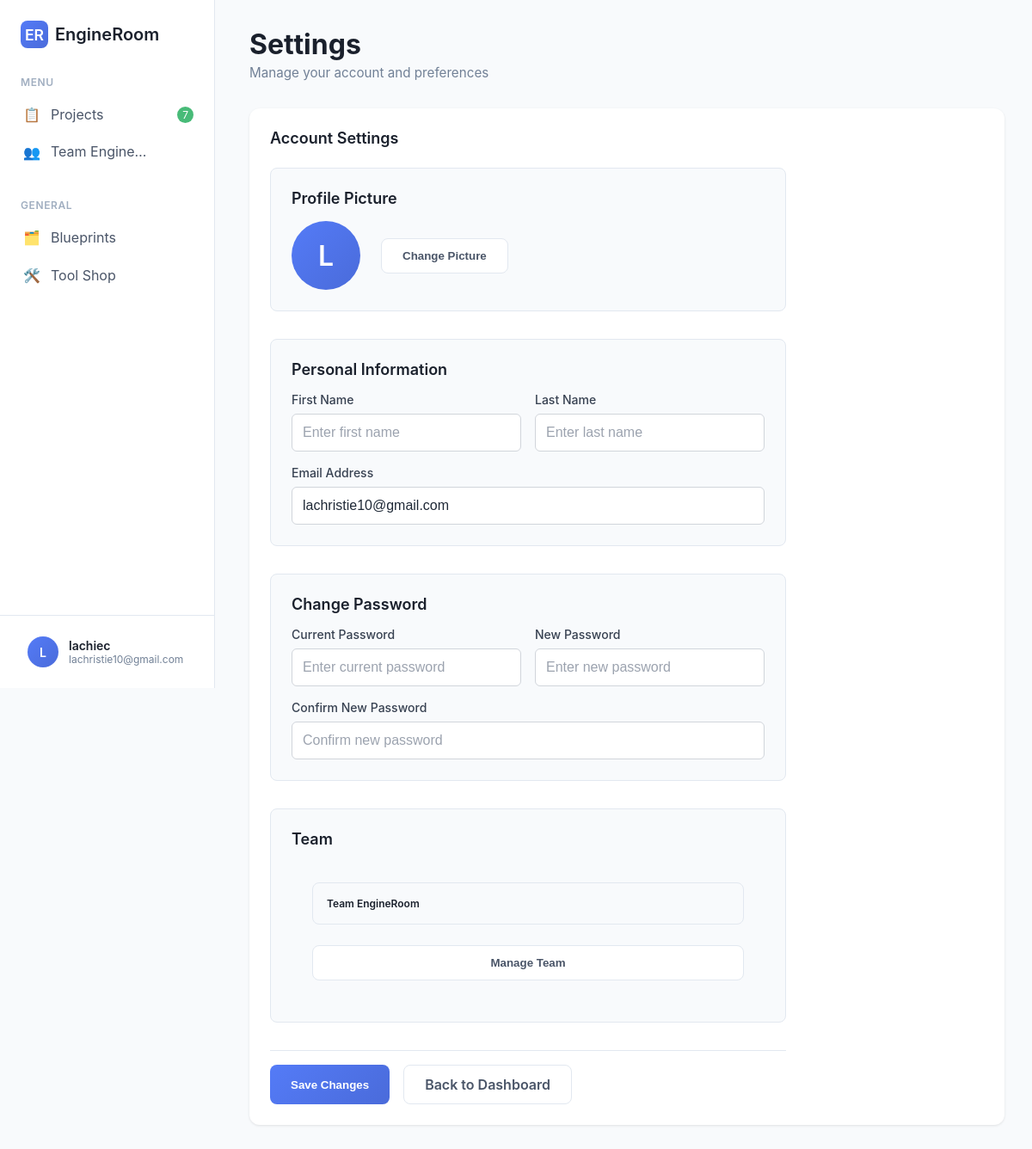
The page /dashboard-settings (signed in) on the database its author committed.
### tables this page shows
CREATE TABLE users (
                        id INTEGER PRIMARY KEY AUTOINCREMENT,
                        username TEXT UNIQUE NOT NULL,
                        password_hash TEXT NOT NULL,
                        email TEXT,
                        created_at DATETIME DEFAULT CURRENT_TIMESTAMP,
                        last_login DATETIME
                    , role TEXT DEFAULT "member");

### routes/auth_routes.py (the view)
    def handle_dashboard_settings(self):
        try:
            user_info = session.get('user')
            if not user_info:
                from flask import redirect, url_for
                return redirect(url_for('login'))
            user_profile = self.get_user_profile(user_info['id'])
            if user_profile:
                user_info.update(user_profile)
            return render_template('dashboard-settings.html', user=user_info)
        except Exception as e:
            app_logger.error("Failed to render dashboard settings page", e)
            return "Dashboard settings error", 500

### database.py (called while the page is built, shortened)
    def get_connection(self):
        return self._local.connection

    @contextmanager
    def get_cursor(self):
        conn = self.get_connection()
        cursor = conn.cursor()
        try:
            yield cursor
            conn.commit()
        except Exception as e:
            conn.rollback()
            app_logger.error(f"Database operation failed: {e}")
            raise DatabaseError(f"Database operation failed: {e}")
        finally:
            cursor.close()

### templates/dashboard-settings.html (shortened to what this page needs)
<!DOCTYPE html>
<html lang="en">
<head>
</head>
<body>
    <div class="sidebar">
        <div class="logo">
            <div class="logo-icon">ER</div>
            <span class="logo-text">EngineRoom</span>
        </div>
        <div class="menu-section">
            <div class="menu-title">Menu</div>
            <a href="/dashboard" class="menu-item">
                <div class="icon">📋</div>
                Projects
                <div class="badge" id="projectCounter">0</div>
            </a>
            <a href="/team" class="menu-item" id="teamMenuItem">
                <div class="icon">👥</div>
                <span id="teamMenuText">Team</span>
            </a>
        </div>
        <div class="menu-section">
            <div class="menu-title">General</div>
            <a href="/blueprints" class="menu-item">
                <div class="icon">🗂️</div>
                Blueprints
            </a>
            <a href="/toolshop" class="menu-item">
                <div class="icon">🛠️</div>
                Tool Shop
            </a>
        </div>
        <div class="user-profile">
            <div class="user-dropdown">
                <div class="user-dropdown-toggle" id="userProfileDropdownToggle">
                    <div class="user-avatar" id="sidebarProfilePicture">
                        {% if user.profile_picture %}
                            <img src="{{ user.profile_picture }}" alt="Profile Picture" style="width: 100%; height: 100%; object-fit: cover; border-radius: 50%;">
                        {% else %}
                            {{ user.username[0].upper() if user else 'U' }}
                        {% endif %}
                    </div>
                    <div class="user-info">
                        <div class="user-name">{{ user.first_name if user and user.first_name else user.username if user else 'Guest' }}</div>
                        <div class="user-email">{{ user.email if user and user.email else user.username + '@engineroom.com' if user else 'user@engineroom.com' }}</div>
                    </div>
                </div>
            </div>
        </div>
    </div>
    <div class="main-content">
        <div class="header">
            <div class="header-left">
                <h1>Settings</h1>
                <p>Manage your account and preferences</p>
            </div>
        </div>
        <div class="content-grid">
            <div class="content-card">
                <div class="card-header">
                    <h3 class="card-title">Account Settings</h3>
                </div>
                <div class="settings-content">
                    <form id="settingsForm" class="settings-form">
                        <div class="settings-section">
                            <h4 class="settings-section-title">Profile Picture</h4>
                            <div class="profile-picture-section">
                                <div class="current-avatar">
                                    <div class="user-avatar large" id="currentProfilePicture">
                                        {% if user.profile_picture %}
                                            <img src="{{ user.profile_picture }}" alt="Profile Picture" style="width: 100%; height: 100%; object-fit: cover; border-radius: 50%;">
                                        {% else %}
                                            {{ user.username[0].upper() if user else 'U' }}
                                        {% endif %}
                                    </div>
                                </div>
                                <div class="profile-picture-actions">
                                    <button type="button" class="btn btn-secondary" onclick="document.getElementById('profilePictureInput').click()">
                                        Change Picture
                                    </button>
                                </div>
                            </div>
                        </div>
                        <div class="settings-section">
                            <h4 class="settings-section-title">Personal Information</h4>
                            <div class="form-grid">
                                <div class="form-group">
                                    <label for="firstName">First Name</label>
                                    <input type="text" id="firstName" name="firstName" class="form-input" placeholder="Enter first name">
                                </div>
                                <div class="form-group">
                                    <label for="lastName">Last Name</label>
                                    <input type="text" id="lastName" name="lastName" class="form-input" placeholder="Enter last name">
                                </div>
                                <div class="form-group full-width">
                                    <label for="email">Email Address</label>
                                    <input type="email" id="email" name="email" class="form-input" value="{{ user.email if user and user.email else '' }}" placeholder="Enter email address">
                                </div>
                            </div>
                        </div>
                        <div class="settings-section">
                            <h4 class="settings-section-title">Change Password</h4>
                            <div class="form-grid">
                                <div class="form-group">
                                    <label for="currentPassword">Current Password</label>
                                    <input type="password" id="currentPassword" name="currentPassword" class="form-input" placeholder="Enter current password">
                                </div>
                                <div class="form-group">
                                    <label for="newPassword">New Password</label>
                                    <input type="password" id="newPassword" name="newPassword" class="form-input" placeholder="Enter new password">
                                </div>
                                <div class="form-group full-width">
                                    <label for="confirmPassword">Confirm New Password</label>
                                    <input type="password" id="confirmPassword" name="confirmPassword" class="form-input" placeholder="Confirm new password">
                                </div>
                            </div>
                        </div>
                        <div class="settings-section" id="teamSection">
                            <h4 class="settings-section-title">Team</h4>
                            <div id="teamContent" style="padding: 1.5rem;">
                                <div id="teamMemberContent" style="display: none;">
                                    <div class="team-name-display">
                                        <p class="team-name-text" id="teamNameDisplay">Loading team...</p>
                                    </div>
                                    <div class="team-actions" style="margin-top: 1.5rem;">
                                        <button type="button" class="btn btn-secondary" id="manageTeamBtn" style="display: none;" onclick="window.location.href='/team#settings'">
                                            Manage Team
                                        </button>
                                    </div>
                                </div>
                            </div>
                        </div>
                        <div class="settings-actions">
                            <button type="submit" class="btn btn-primary">Save Changes</button>
                            <a href="/dashboard" class="btn btn-secondary">Back to Dashboard</a>
                        </div>
                    </form>
                </div>
            </div>
        </div>
    </div>
</body>
</html>

### rows shown on the page
users: username "L", username "lachiec", email "lachristie10@gmail.com"
